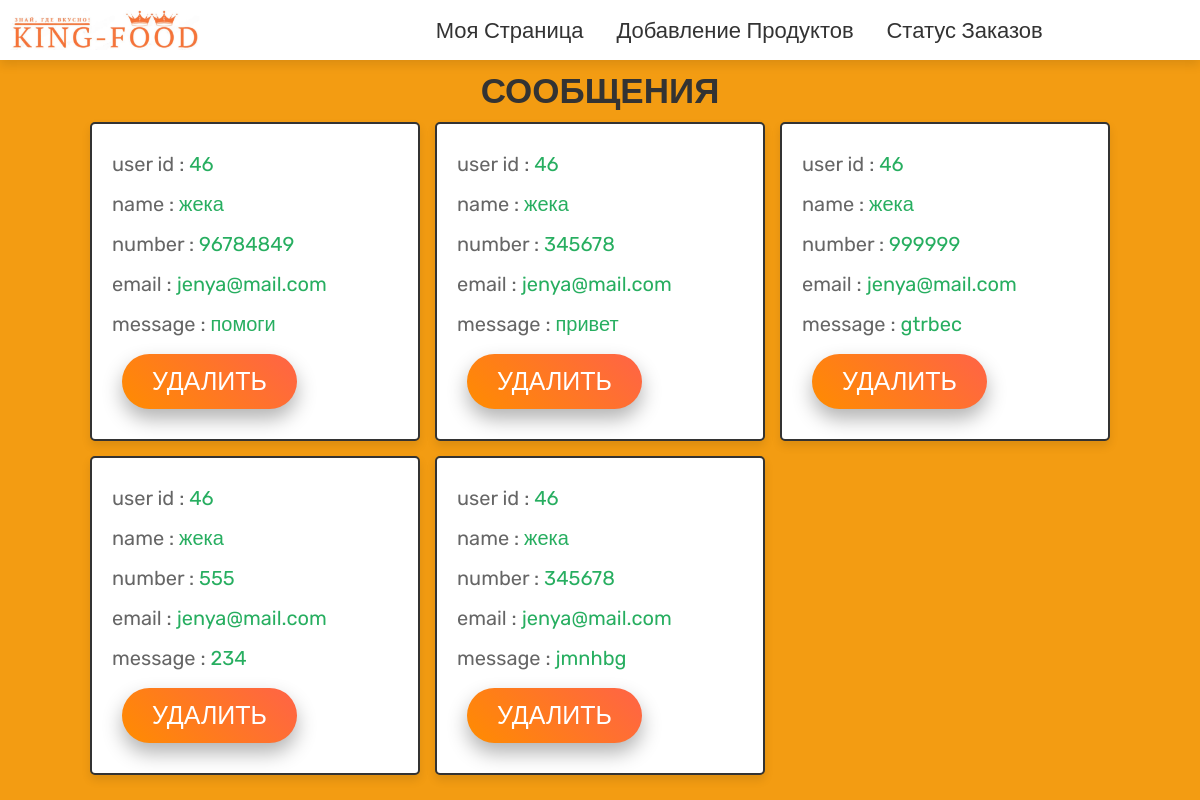
The page /admin_contacts_courier.php (signed in) on the database its author committed.
### tables this page shows
CREATE TABLE `message_courier` (
  `id` int NOT NULL,
  `courier_id` int NOT NULL,
  `name` varchar(100) NOT NULL,
  `email` varchar(100) NOT NULL,
  `number` varchar(12) NOT NULL,
  `message` varchar(500) NOT NULL
);

### admin_contacts_courier.php (the view, shortened to what this page needs)
<?php
@include 'config.php';
?>
<!DOCTYPE html>
<html lang="en">
<head>
    <link rel="stylesheet" href="https://cdnjs.cloudflare.com/ajax/libs/font-awesome/6.1.1/css/all.min.css">
    <link rel="stylesheet" href="css/admin_style.css">
</head>
<body>
    <?php include 'admin_header.php'; ?>
    <section class="messages">
        <h1 class="title">Сообщения</h1>
        <div class="box-container">
            <?php
            $select_message = $conn->prepare("SELECT * FROM `message_courier`");
            $select_message->execute();
            if ($select_message->rowCount() > 0) {
                while ($fetch_message = $select_message->fetch(PDO::FETCH_ASSOC)) {
            ?>
                    <div class="box">
                        <p> user id : <span><?= $fetch_message['courier_id']; ?></span> </p>
                        <p> name : <span><?= $fetch_message['name']; ?></span> </p>
                        <p> number : <span><?= $fetch_message['number']; ?></span> </p>
                        <p> email : <span><?= $fetch_message['email']; ?></span> </p>
                        <p> message : <span><?= $fetch_message['message']; ?></span> </p>
                        <a href="admin_contacts_courier.php?delete=<?= $fetch_message['id']; ?>" onclick="return confirm('Удалить это сообщение?');" class="delete-btn">Удалить</a>
                    </div>
            <?php
                }
            } else {
                echo '<p class="empty">Нет сообщений!</p>';
            }
            ?>
        </div>
    </section>
</body>
</html>

### css/admin_style.css (style rules this page uses)
.messages .box-container { display: grid; grid-template-columns: repeat(auto-fit, 33rem); gap:1.5rem; align-items: flex-start; justify-content:center; }
.messages .box-container .box { border:var(--border); box-shadow: var(--box-shadow); background-color: var(--white); border-radius: .5rem; padding:2rem; }
.messages .box-container .box p { line-height: 1.5; padding:.5rem 0; font-size: 2rem; color:var(--light-color); }
.messages .box-container .box p span { color:var(--green); }

### css/components.css (style rules this page uses)
:root { --green:#27ae60; --orange:#f39c12; --red:#e74c3c; --black:#333; --light-color:#666; --white:#fff; --light-bg:#f6f6f6; --border:.2rem solid var(--black); --box-shadow:0 .5rem 1rem rgba(0,0,0,.1); }
* { font-family: 'Rubik', sans-serif; margin:0; padding:0; box-sizing: border-box; outline: none; border:none; text-decoration: none; color:var(--black); }
:root { --green: #27ae60; --orange: #f39c12; --red: #e74c3c; --black: #333; --light-color: #666; --white: #fff; --light-bg: #f6f6f6; --border: 0.2rem solid var(--black); --box-shadow: 0 0.5rem 1rem rgba(0, 0, 0, 0.1); --orange-bg: #f39c12; }
body { background-color: var(--orange); animation: pulseOrangeToWhite 6s infinite alternate; }
html { font-size: 62.5%; overflow-x: hidden; scroll-behavior: smooth; scroll-padding-top: 6.5rem; }
section { padding:1rem 1rem; max-width: 1200px; margin:0 auto; }
.btn, .delete-btn { display: inline-block; width: auto; margin: 1rem; padding: 1.3rem 3rem; border-radius: 3rem; color: var(--white); font-size: 2.5rem; text-transform: uppercase; cursor: pointer; text-align: center; background-image: linear-gradient(45deg, #ff8c00, #ff6347); box-shadow: 0 10px 20px rgba(0, 0, 0, 0.3); transition: all 0.3s ease; }
.delete-btn { background-color: var(--red); }
.title { text-align: center; margin-bottom: 1rem; text-transform: uppercase; color:var(--black); font-size: 3.5rem; }

### rows shown on the page
message_courier: courier "46", name "жека", number "96784849", email "jenya@mail.com", message "помоги"
message_courier: courier "46", name "жека", number "345678", email "jenya@mail.com", message "привет"
message_courier: courier "46", name "жека", number "999999", email "jenya@mail.com", message "gtrbec"
message_courier: courier "46", name "жека", number "555", email "jenya@mail.com", message "234"
message_courier: courier "46", name "жека", number "345678", email "jenya@mail.com", message "jmnhbg"
